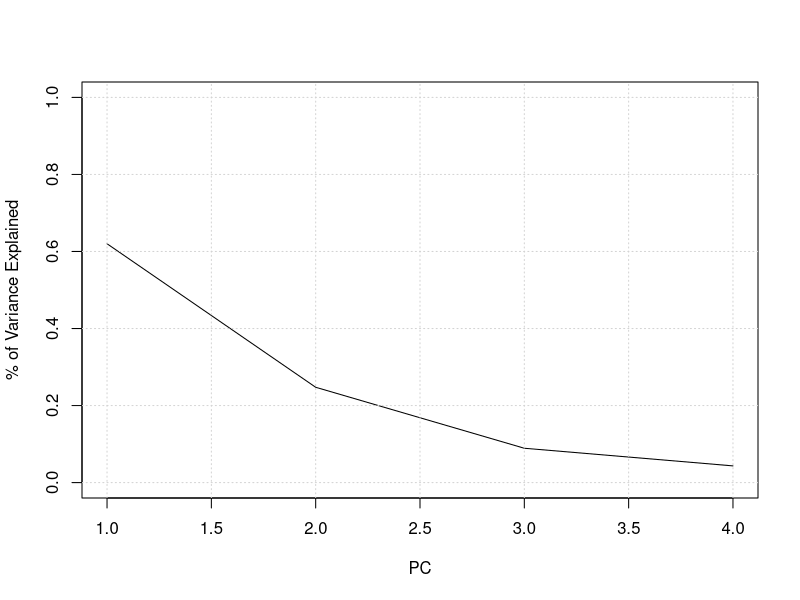
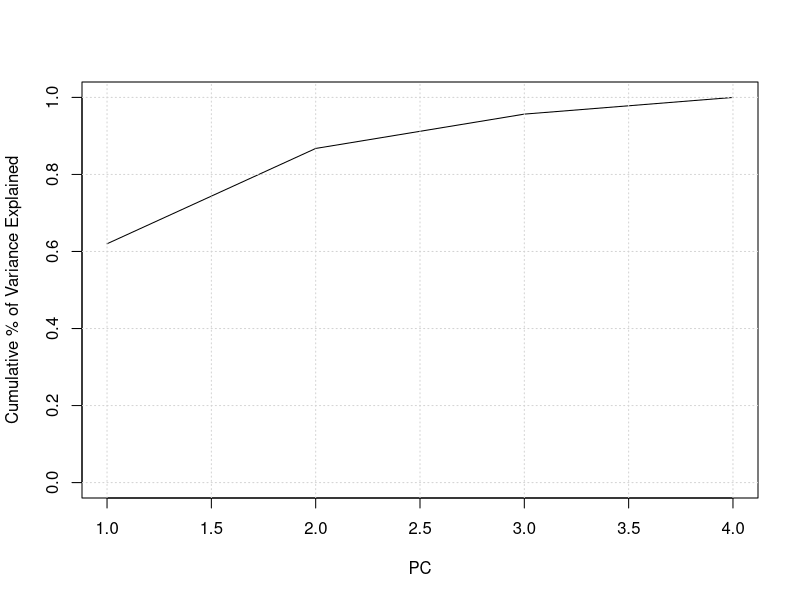
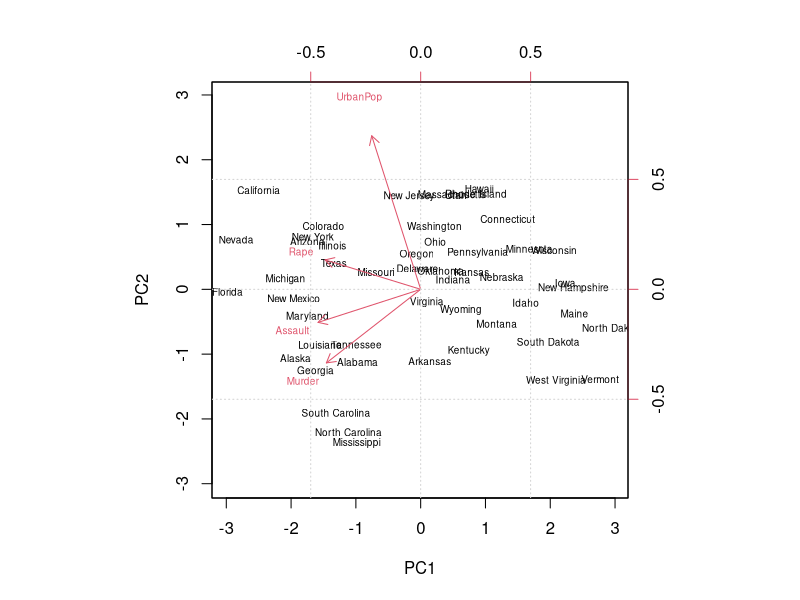
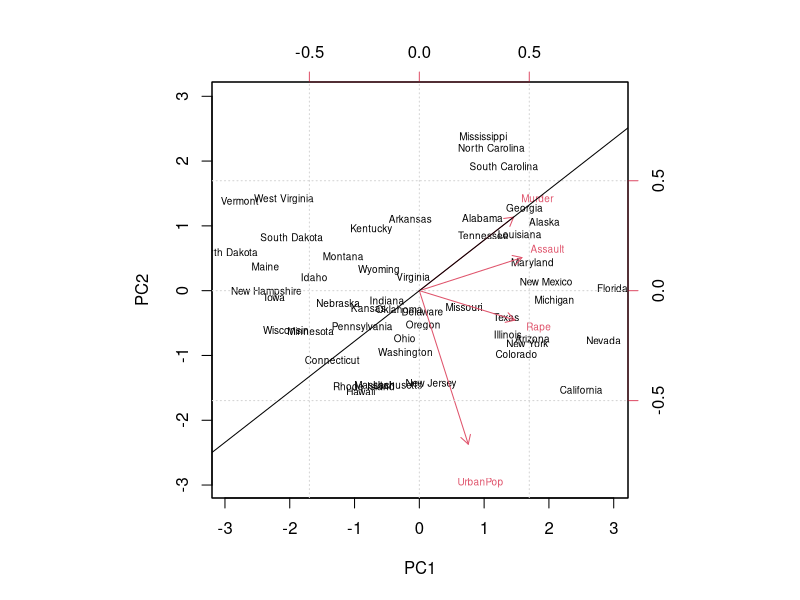

Here is the R script that generated these plots, in order:
# pca.r    James p401

d1=USArrests
dim(d1)             # [1] 50  4
head(d1)                            
#
# a) Original data -no scaling-
#
# covariance matrix
var(d1)
apply(d1,2,var)
#
# column variances appear on main diagonal of cov matrix
#
# eigenvalues
#
eigen(var(d1))
#
sum(eigen(var(d1))$values)  
sum(apply(d1,2,var))
#
# sum of eigenvalues = sum variances
#
# b) SCALED DATA
#
m1=prcomp(d1, scale=T)
names(m1) 
#
# "sdev": square-root of eigenvalues of columns of transformed data (of PCs)
# "rotation": matrix of eigenvectors
# "center"   "scale": # mean and sd of original data -unscaled-
# "x": transformed data set 
#
# means -unscaled data
#
m1$center
#
# standard deviations -unscaled data
#
m1$scale
apply(d1,2,sd)
#
# rotation matrix has the eigenvectors
#
m1$rotation
eigen(var(scale(d1)))
#
# squared-root of eigenvalues of scaled data
m1$sdev
#
# transformed data on PC axes
d2 = m1$x
dim(d2)
head(d2)
apply(d2,2,mean)
#
# PCs are centered (their means are zero)
#
# eigenvalues of scaled data
#
m1$sdev^2
apply(d2,2,var)
#
# eigenvalues of cov matrix (of scaled data) = variances of Principal components
#
# eigen() function
#
cova=var(scale(d1))

m2 = eigen(cova)

# covariance matrix of transformed data
var(d2)

round(var(d2),5)
#
# This is Big lambda diagonal matrix (eigenvalues on main diagonal)
sum(diag(var(d2)))      # 4

# covariances (off diagonal) all equal to 0  (PCs uncorrelated)
# PC1 with largest variance across states

# Use eigenvectors to define the PC variables.

m1$rotation
#
# Score vectors are PC1, PC2, defined as follows

# PC1 = 0.536 Murder + 0.58Assault + 0.28 UrbanPop + 0.543 Rape
# A weighted average of crime rates (almost exclude UrbanPop)

# PC2 = 0.4 Murder - 0.87 UrbanPop
# Weighted average of Urban Pop and Murder


# transformed variables in the principal components space.
#==============================================================
# eigenvectors span a new p-dimensional space
# score vectors are the transformed data in this new space
d2 = m1$x
head(d2)
tail(m1$x)
#
# Variance of the PCs are the eigenvalues 
#================================================================

apply(d2,2,var)
m2$values
#
# proportion of variance explained (PVE) by each PC
#============================================================

# variance of PCs
aux=m1$sdev^2

sum(aux)   # 4
pve=aux/sum(aux)
pve
m2$values/4
# each eigenvalue divided by 4
#
cumsum(pve) 
#
#  87% variability in the dataset explained by PC1 and PC2

# plots
plot(pve, xlab="PC", ylab="% of Variance Explained", ylim=c(0,1),type='l')
grid()

plot(cumsum(pve), xlab="PC", ylab="Cumulative % of Variance Explained", ylim=c(0,1),type='l')
grid()
#
# biplots
#
biplot(m1, scale=0,cex=0.6)
grid()
#
head(d2)
#
# rowname is State name, located at (PC1,PC2) coordinates
#
# Rotate original axes (red colored)
#
# mirror image
#
m1$rotation=-m1$rotation
m1$x=-m1$x
biplot(m1, scale=0,cex=0.6)
grid()
#
rot=m1$rotation
#
# Murder axis identified
#
slope1=rot[1,2]/rot[1,1]
slope1   # -0.7803345
abline(0,slope1)

# interpret the PCs
#=================================================================
m1$rotation
# states with large values in PC1 have high crime rates 
#       (PC1 weights -col1- in rotation are 0.5359, 0.5831, 0.5434)
# California, Nevada, Florida   vs   North Dakota, Vermont                                    

# states with large values in PC2 have large urban areas
#       (PC2 largest weight -col2- in rotation is 0.8728)
# California  vs   Mississippi 

# original vs transformed values
#============================================================
d3=data.frame(d1,d2)
head(d3)
tail(d3)



